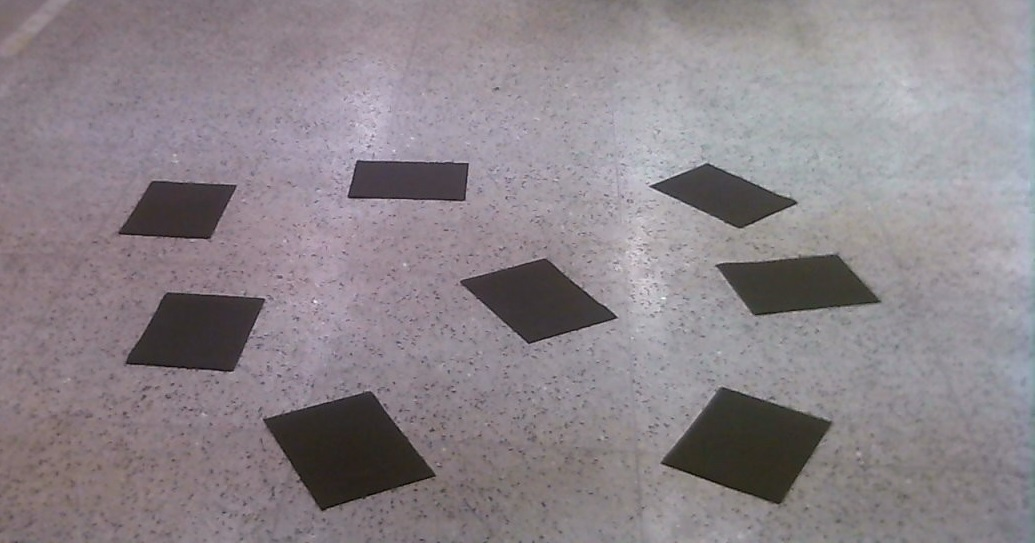
#> input picture 1.jpg, 1035 x 543 px, given in place of the camera
$ python test.py
#> lines starting #> are read from the running program, lines starting #| are printed output that depends on the picture; after the words box and inside, x2 and y2 are one past the last pixel; in counts of white or black regions, pixels touching at a corner belong together
import cv2
import numpy as np


cap = cv2.VideoCapture(1)

def nothing(x):
    pass
# Creating a window for later use
cv2.namedWindow('result')

# Starting with 100's to prevent error while masking
h,s,v = 100,100,100

# Creating track bar
cv2.createTrackbar('h', 'result',0,179,nothing)
cv2.createTrackbar('s', 'result',0,255,nothing)
cv2.createTrackbar('v', 'result',0,255,nothing)

while(1):

    _, frame = cap.read()
#> frame is the input picture: shape (543, 1035, 3); mean B, G, R 137.3, 131.9, 139.6

    #converting to HSV
    hsv = cv2.cvtColor(frame,cv2.COLOR_BGR2HSV)
#> hsv: shape (543, 1035, 3); mean H, S, V 125.6, 21.1, 141.4

    # get info from track bar and appy to result
    h = cv2.getTrackbarPos('h','result')
    s = cv2.getTrackbarPos('s','result')
    v = cv2.getTrackbarPos('v','result')

    # Normal masking algorithm
    lower_blue = np.array([h,s,v])
    upper_blue = np.array([h+20,s+140,255])

    mask = cv2.inRange(hsv,lower_blue, upper_blue)
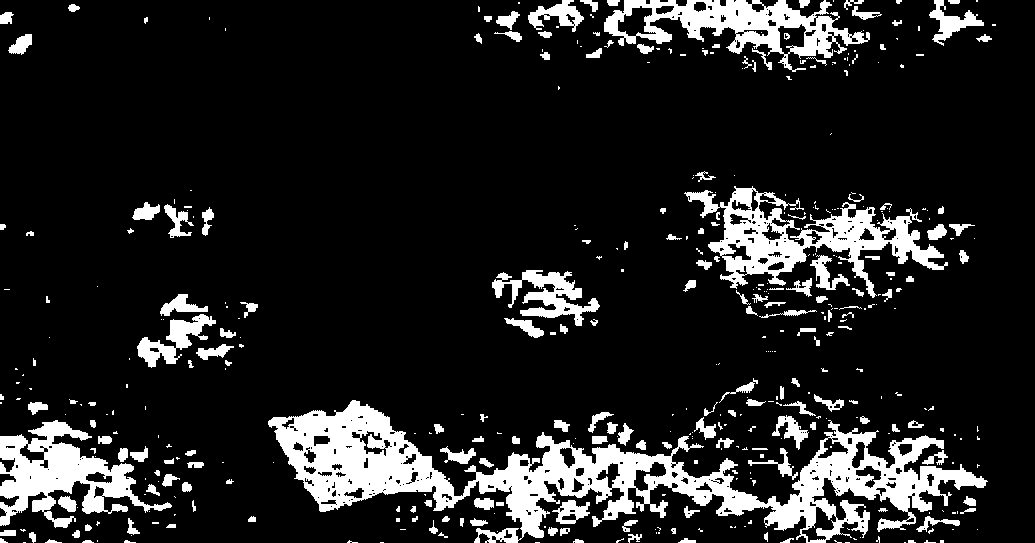
#> mask: shape (543, 1035); 13.6% white; 433 white regions (253 under 20 px), largest, box (x1, y1, x2, y2) and area: (268, 400, 988, 543) 31155, (684, 186, 948, 298) 9155, (0, 420, 172, 528) 7360

    result = cv2.bitwise_and(frame,frame,mask = mask)
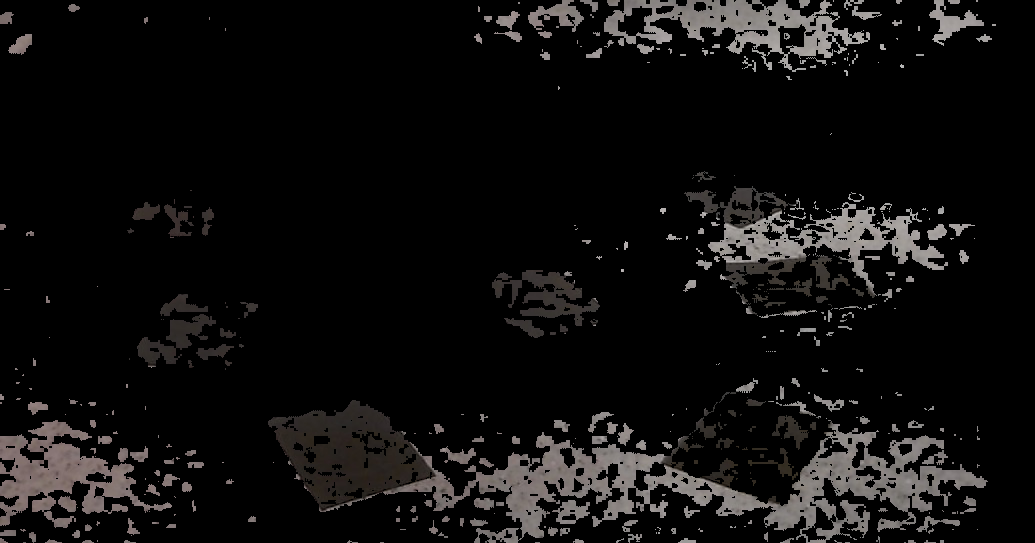
#> result: shape (543, 1035, 3); mean B, G, R 14.4, 14.7, 15.6

    cv2.imshow('result',result)
    k = cv2.waitKey(5) & 0xFF
#> (key Esc is pressed here)
    if k == 27:
        break

cap.release()

cv2.destroyAllWindows()

$ run again, on 3.jpg
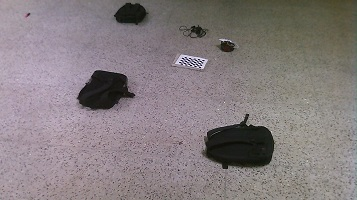
#> input picture 3.jpg, 357 x 200 px, given in place of the camera
#> frame is the input picture: shape (200, 357, 3); mean B, G, R 127.2, 125.3, 133.8
#> hsv: shape (200, 357, 3); mean H, S, V 98.1, 26.4, 134.3
#> `mask = cv2.inRange(hsv,lower_blue, upper_blue)`:
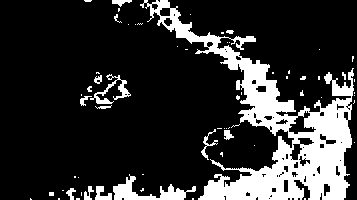
#> mask: shape (200, 357); 18.8% white; 64 white regions (47 under 20 px), largest, box (x1, y1, x2, y2) and area: (140, 0, 354, 200) 11308, (113, 174, 196, 200) 778, (90, 74, 131, 104) 335
#> `result = cv2.bitwise_and(frame,frame,mask = mask)`:
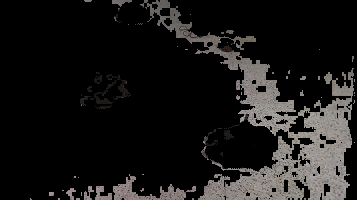
#> result: shape (200, 357, 3); mean B, G, R 23.4, 24.1, 25.1

$ run again, on 4.jpg
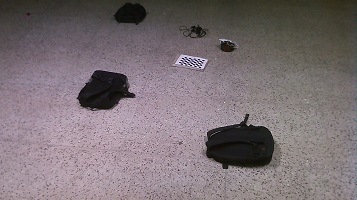
#> input picture 4.jpg, 357 x 200 px, given in place of the camera
#> frame is the input picture: shape (200, 357, 3); mean B, G, R 116.4, 112.5, 123.1
#> hsv: shape (200, 357, 3); mean H, S, V 106.8, 29.4, 123.3
#> `mask = cv2.inRange(hsv,lower_blue, upper_blue)`:
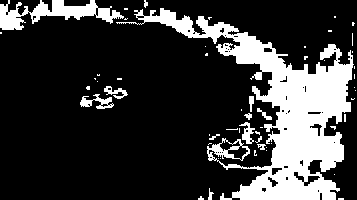
#> mask: shape (200, 357); 21.8% white; 55 white regions (43 under 20 px), largest, box (x1, y1, x2, y2) and area: (116, 8, 354, 200) 12881, (0, 0, 124, 30) 1600, (80, 94, 114, 109) 235
#> `result = cv2.bitwise_and(frame,frame,mask = mask)`:
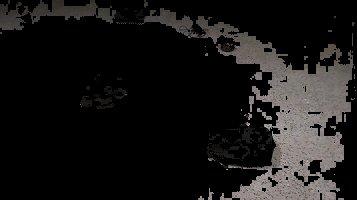
#> result: shape (200, 357, 3); mean B, G, R 22, 22.6, 23.9
